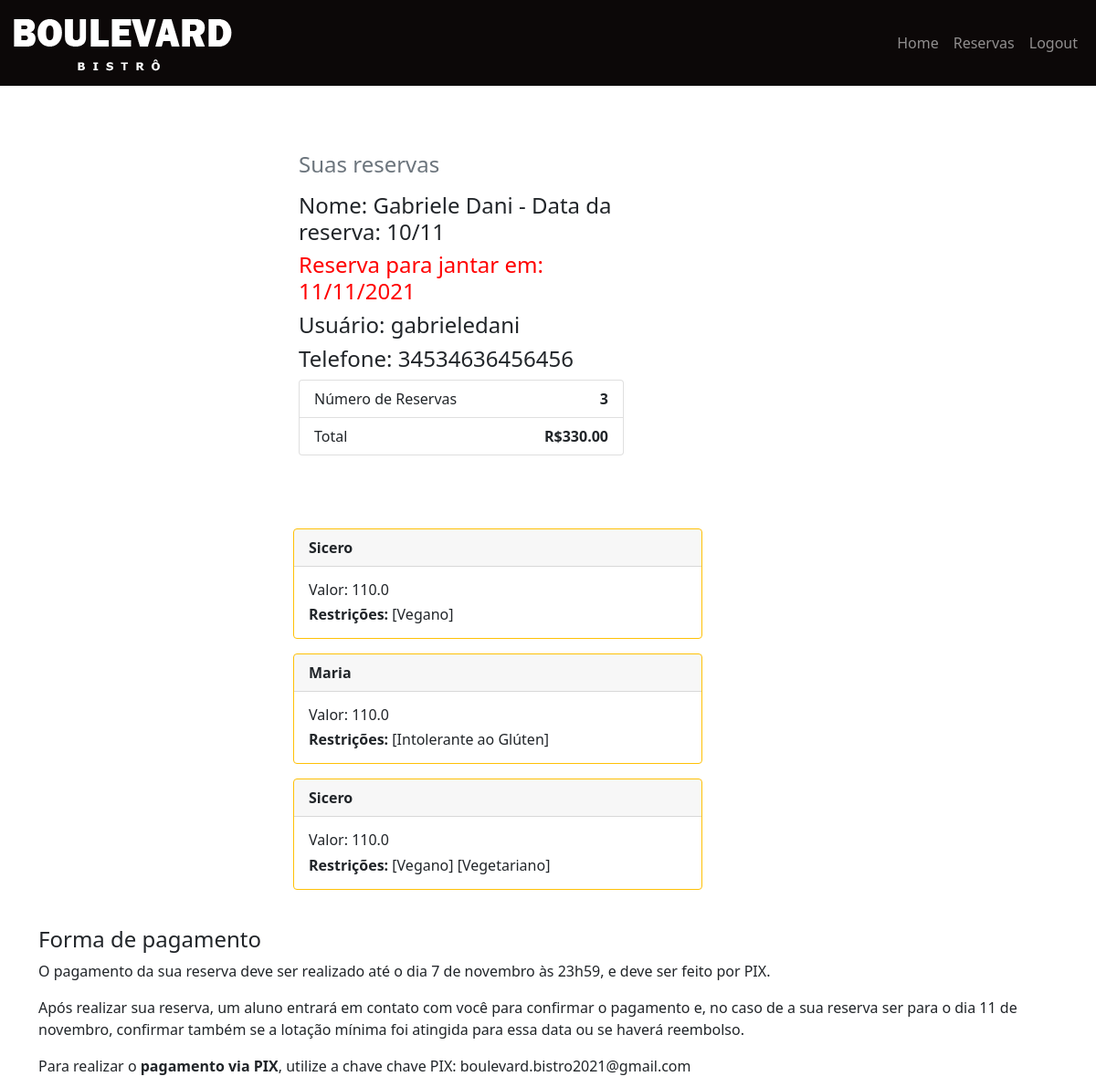
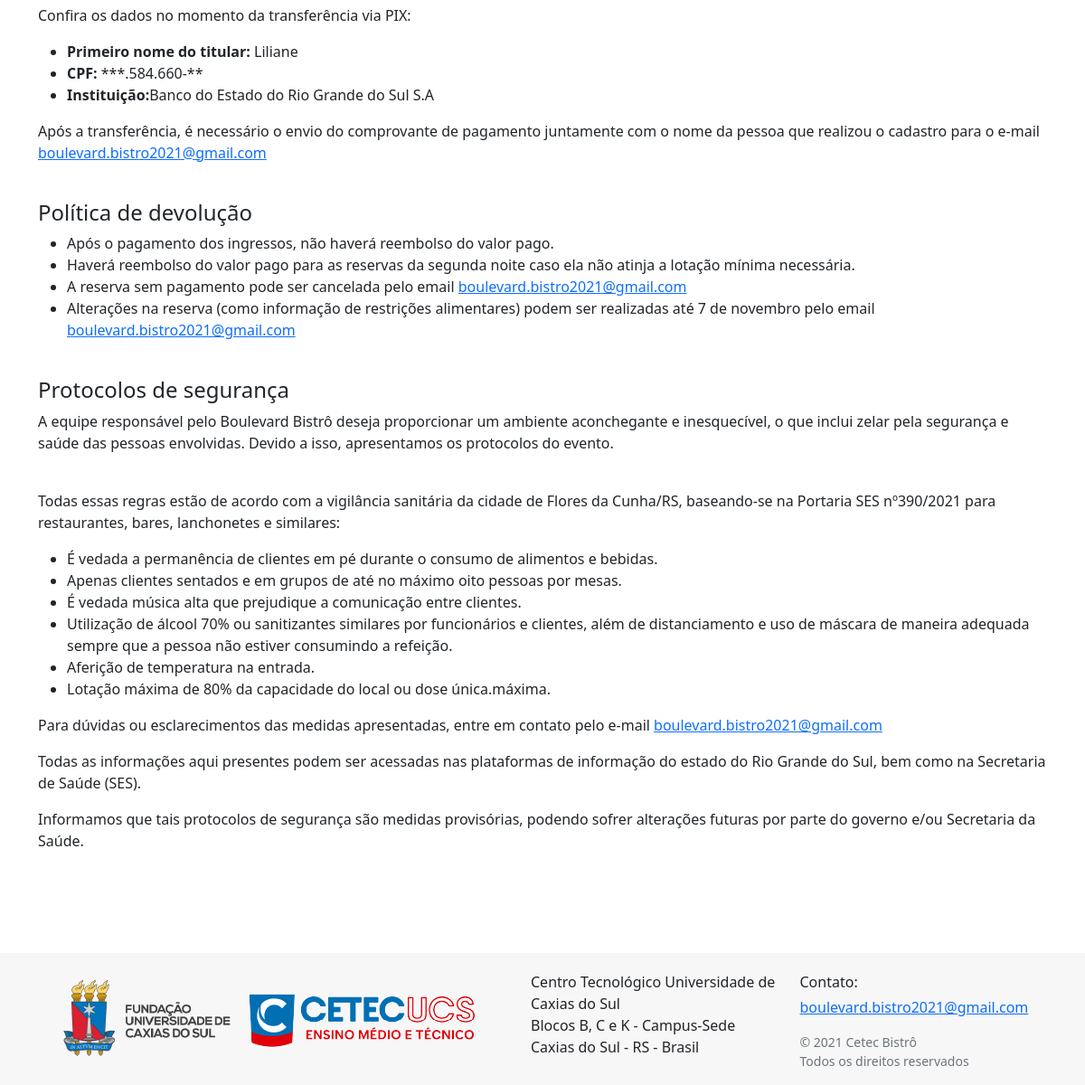
Page /home/ (signed in) on the committed database (2 pictures, top to bottom).
### website/models.py (models this page shows, shortened)
class UserProfile(models.Model):
    user = models.OneToOneField(User,on_delete=models.CASCADE)
    phone_number = models.CharField(max_length=30)
    link = models.IntegerField(choices=((1, "Aluno"),
    									(2, "Parente de Aluno"),
                                        (3, "Professor"),
                                        (4, "Coordenação"),
                                        (5, "Outro")),
                                default=1)
    link_school = models.TextField(default='',blank=True)
    total = models.FloatField(default=0)
    paid = models.BooleanField(default=False)
    number = models.IntegerField(default=0)
    can_change = models.BooleanField(default=True)

class Reservation(models.Model):
    user = models.ForeignKey(User,on_delete=models.CASCADE)
    name = models.CharField(max_length=100)
    phone_number = models.CharField(max_length=30,blank=True)
    alergies = models.TextField(max_length=100,default='',blank=True)
    obs = models.TextField(max_length=100,default='',blank=True)
    gluten = models.BooleanField(default=False)
    lactose = models.BooleanField(default=False)
    vegan = models.BooleanField(default=False)
    vegetarian = models.BooleanField(default=False)
    kids_menu = models.BooleanField(default=False)
    price = models.FloatField(default=0)

### website/views.py (the view)
# urls.py: path('home/',views.home,name="home"),
def home(request):
    if request.user.is_authenticated:
        reservation_list = Reservation.objects.filter(user_id = request.user)
        total =0
        total_f = '0,00'
        number = 0
        can_change = True
        for reservation in reservation_list:
            total = total + reservation.price
            total_f = '{:.2f}'.format(total)
            number = number + 1
            if number >=8:
                can_change = False
        context = {'reservation_list': reservation_list,'total':total_f,'number':number,'can_change':can_change}
    else:
        context = {}
    return render(request, 'home.html', context)

### website/templates/home.html (shortened to what this page needs)
{% extends 'base.html' %}
{% block content %}
<br/><br/>
    {% if user.is_authenticated %}
        <div class="row">
          <div class="col-md-4 order-md-2 mb-4 offset-md-3" >
            <h4 class="d-flex justify-content-between align-items-center mb-3">
                <span class="text-muted">Suas reservas</span>
                <h4>Nome: {{ user.first_name }} {{ user.last_name }}</h4>
                <h4 style="color:red">Reserva para jantar em: {% if user.email == '10@10.com'%} 10/11/2021 {%else%} 11/11/2021 {%endif%} </h4>
                <h4>Usuário: {{ user.username }}</h4>
                <h4>Telefone: {{ user.userprofile.phone_number }}</h4>
            </h4>
            <ul class="list-group mb-3">
              <li class="list-group-item d-flex justify-content-between">
                <span>Número de Reservas</span>
                <strong >{{ number }}</strong>
              </li>
              <li class="list-group-item d-flex justify-content-between">
                <span>Total</span>
                <strong >R$<strong id="preço">{{ total }}</strong></strong>
              </li>
            </ul>
            {% if can_change %}
                {% if user.userprofile.can_change %}
                    <br>
                {% endif %}
            {% endif %}
          </div>
        </div>
        {% for reservation in reservation_list %}
            <div class="card border-warning mb-3 offset-md-3" style="max-width: 28rem;">
                <div class="card-header"><strong>{{ reservation.name }}</strong></div>
                <div class="card-body">
                    <h6 class="card-text">Valor: {{ reservation.price}}</h6>
                    <h6 class="card-text"><strong>Restrições: </strong>
                        {% if reservation.gluten %}
                            [Intolerante ao Glúten]
                        {% endif %}
                        {% if reservation.vegan %}
                            [Vegano]
                        {% endif %}
                        {% if reservation.vegetarian %}
                            [Vegetariano]
                        {% endif %}
                    </h6>
                </div>
            </div>
        {% endfor %}
        <h4>Forma de pagamento</h4>
        <p>O pagamento da sua reserva deve ser realizado até o dia 7 de novembro às 23h59, e deve ser feito por PIX.</p>
        <p>Após realizar sua reserva, um aluno entrará em contato com você para confirmar o pagamento e, no caso de a sua reserva ser para o dia 11 de novembro, confirmar também se a lotação mínima foi atingida para essa data ou se haverá reembolso.</p>
        <p>Para realizar o <strong>pagamento via PIX</strong>, utilize a chave chave PIX: boulevard.bistro2021@gmail.com</p>
        <p>Confira os dados no momento da transferência via PIX:
            <ul>
                <li><strong>Primeiro nome do titular:</strong> Liliane</li>
                <li><strong>CPF:</strong> ***.584.660-**</li>
                <li><strong>Instituição:</strong>Banco do Estado do Rio Grande do Sul S.A</li>
            </ul>
        </p>
        <p>Após a transferência, é necessário o envio do comprovante de pagamento juntamente com o nome da pessoa que realizou o cadastro para o e-mail <a href="mailto:boulevard.bistro2021@gmail.com">boulevard.bistro2021@gmail.com</a>
        </p>
        <h4>Política de devolução</h4>
        <ul>
            <li>Após o pagamento dos ingressos, não haverá reembolso do valor pago.</li>
            <li>Haverá reembolso do valor pago para as reservas da segunda noite caso ela não atinja a lotação mínima necessária.</li>
            <li>A reserva sem pagamento pode ser cancelada pelo email <a href="mailto:boulevard.bistro2021@gmail.com">boulevard.bistro2021@gmail.com</a></li>
            <li>Alterações na reserva (como informação de restrições alimentares) podem ser realizadas até 7 de novembro pelo email <a href="mailto:boulevard.bistro2021@gmail.com">boulevard.bistro2021@gmail.com</a></li>
        </ul>
        <h4>Protocolos de segurança</h4>
        <p>A equipe responsável pelo Boulevard Bistrô deseja proporcionar um ambiente aconchegante e inesquecível, o que inclui zelar pela segurança e saúde das pessoas envolvidas. Devido a isso, apresentamos os protocolos do evento. </p>
        <p>Todas essas regras estão de acordo com a vigilância sanitária da cidade de Flores da Cunha/RS, baseando-se na Portaria SES nº390/2021 para restaurantes, bares, lanchonetes e similares:</p>
        <ul>
            <li>É vedada a permanência de clientes em pé durante o consumo de alimentos e bebidas.</li>
            <li>Apenas clientes sentados e em grupos de até no máximo oito pessoas por mesas.</li>
            <li>É vedada música alta que prejudique a comunicação entre clientes.</li>
            <li>Utilização de álcool 70% ou sanitizantes similares por funcionários e clientes, além de distanciamento e uso de máscara de maneira adequada sempre que a pessoa não estiver consumindo a refeição.</li>
            <li>Aferição de temperatura na entrada.</li>
            <li>Lotação máxima de 80% da capacidade do local ou dose única.máxima.</li>
        </ul>
        <p>Para dúvidas ou esclarecimentos das medidas apresentadas, entre em contato pelo e-mail <a href="mailto:boulevard.bistro2021@gmail.com">boulevard.bistro2021@gmail.com</a></p>
        <p>Todas as informações aqui presentes podem ser acessadas nas plataformas de informação do estado do Rio Grande do Sul, bem como na Secretaria de Saúde (SES).</p>
        <p>Informamos que tais protocolos de segurança são medidas provisórias, podendo sofrer alterações futuras por parte do governo e/ou Secretaria da Saúde.</p>
    {% else %}
        <!--h3 class="text-center">Crie seu cadastro <a href={% url 'register' %}>AQUI</a></h3>
        <br>
        <h4 class="text-center">ou</h4>
        <br-->
        <h3 class="text-center">Efetue seu Login <a href={% url 'login' %}>AQUI</a></h3>
    {% endif %}
    <br/><br/>
    <br/><br/>
{% endblock %}

### rows in the picture
Reservation: name "Sicero", price "110.0", vegan "[Vegano]"
Reservation: name "Maria", price "110.0", gluten "[Intolerante ao Glúten]"
Reservation: name "Sicero", price "110.0", vegan "[Vegano]", vegetarian "[Vegetariano]"

### other values in the picture
{{ user.first_name }} "Gabriele"
{{ user.last_name }} "Dani - Data da reserva: 10/11"
{{ user.username }} "gabrieledani"
{{ user.userprofile.phone_number }} "34534636456456"
{{ number }} "3"
{{ total }} "330.00"
